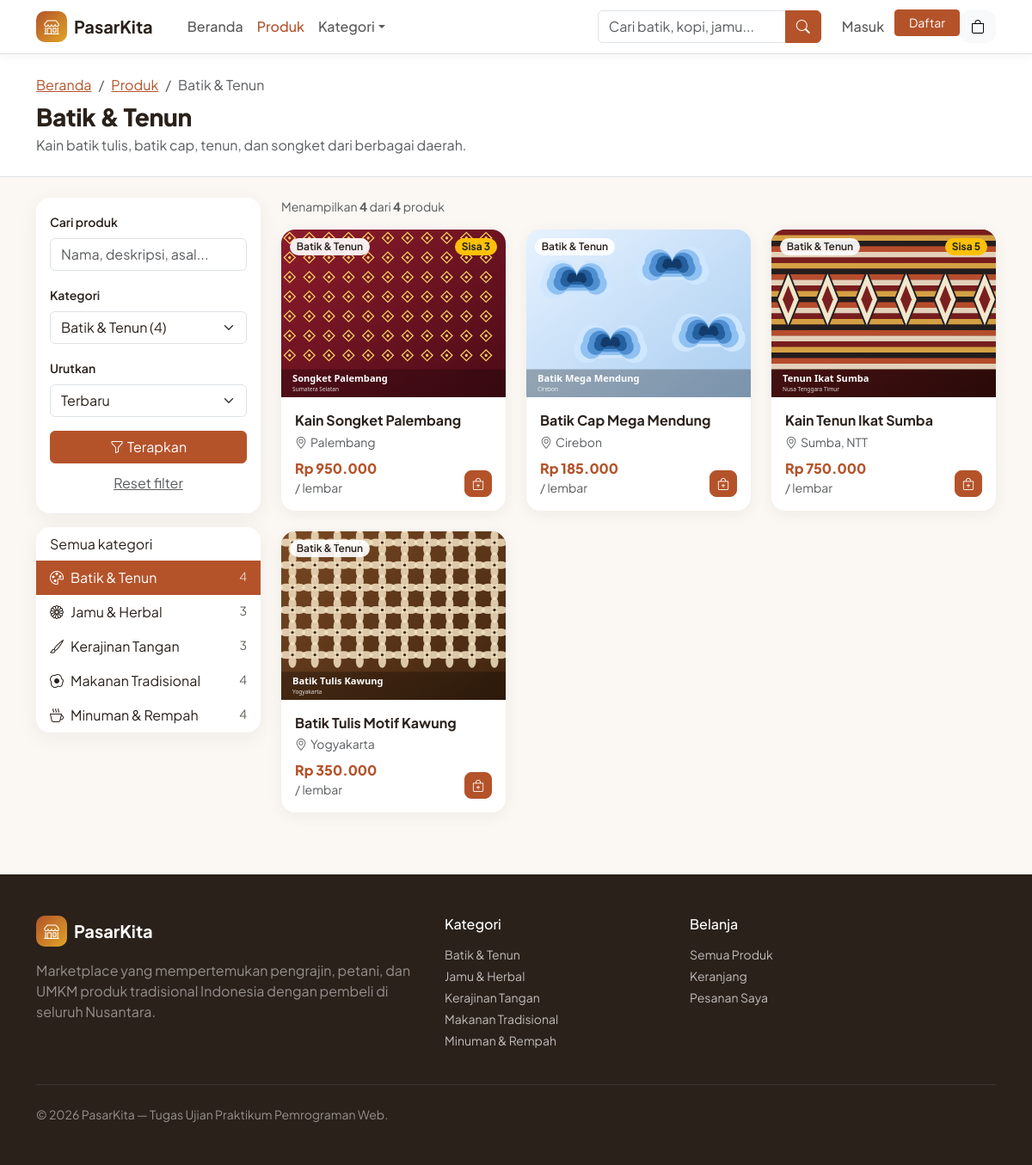
Screenshot of /products/index.php?kategori=batik-tenun with the database file from the repository.
### tables this page shows
CREATE TABLE categories (
    id          INT UNSIGNED NOT NULL AUTO_INCREMENT,
    name        VARCHAR(80)  NOT NULL,
    slug        VARCHAR(100) NOT NULL,
    description VARCHAR(255) NULL,
    icon        VARCHAR(50)  NOT NULL DEFAULT 'bi-tag',
    created_at  TIMESTAMP NOT NULL DEFAULT CURRENT_TIMESTAMP,
    PRIMARY KEY (id),
    UNIQUE KEY uq_categories_name (name),
    UNIQUE KEY uq_categories_slug (slug)
);

CREATE TABLE products (
    id           INT UNSIGNED NOT NULL AUTO_INCREMENT,
    category_id  INT UNSIGNED NOT NULL,
    name         VARCHAR(150) NOT NULL,
    slug         VARCHAR(170) NOT NULL,
    description  TEXT NOT NULL,
    price        DECIMAL(12,2) NOT NULL,
    stock        INT UNSIGNED NOT NULL DEFAULT 0,
    unit         VARCHAR(30)  NOT NULL DEFAULT 'pcs',
    origin       VARCHAR(100) NULL COMMENT 'daerah asal produk',
    seller_name  VARCHAR(100) NULL COMMENT 'nama penjual / UMKM',
    image        VARCHAR(255) NULL COMMENT 'path relatif dari root aplikasi',
    is_active    TINYINT(1) NOT NULL DEFAULT 1,
    created_at   TIMESTAMP NOT NULL DEFAULT CURRENT_TIMESTAMP,
    updated_at   TIMESTAMP NOT NULL DEFAULT CURRENT_TIMESTAMP ON UPDATE CURRENT_TIMESTAMP,
    PRIMARY KEY (id),
    UNIQUE KEY uq_products_slug (slug),
    KEY idx_products_category (category_id),
    KEY idx_products_name (name),
    KEY idx_products_active_created (is_active, created_at),
    CONSTRAINT fk_products_category FOREIGN KEY (category_id)
        REFERENCES categories (id) ON UPDATE CASCADE ON DELETE RESTRICT,
    CONSTRAINT chk_products_price CHECK (price >= 0),
    CONSTRAINT chk_products_stock CHECK (stock >= 0),
    CONSTRAINT chk_products_active CHECK (is_active IN (0,1))
);

### includes/functions.php (called while the page is built, shortened)
<?php
function e($value): string
{
    return htmlspecialchars((string) ($value ?? ''), ENT_QUOTES | ENT_SUBSTITUTE, 'UTF-8');
}
function config(string $key, $default = null)
{
    $value = $GLOBALS['config'];
    foreach (explode('.', $key) as $part) {
        $value = $value[$part];
    }
    return $value;
}
function url(string $path = ''): string
{
    return BASE_URL . '/' . ltrim($path, '/');
}
function rupiah($amount): string
{
    return 'Rp ' . number_format((float) $amount, 0, ',', '.');
}
function product_image_url(?string $image): string
{
    return url($image);
}
function input_int($value, int $default = 0): int
{
    if (is_string($value) && preg_match('/^\d{1,9}$/', $value)) {
        return (int) $value;
    }
    return $default;
}
function all_categories(): array
{
    static $cache = null;
    if ($cache === null) {
        $cache = db_fetch_all('SELECT c.id, c.name, c.slug, c.icon, c.description,
                (SELECT COUNT(*) FROM products p WHERE p.category_id = c.id AND p.is_active = 1) AS product_count
            FROM categories c ORDER BY c.name');
    }
    return $cache;
}

### includes/db.php (called while the page is built, shortened)
<?php
function db(): mysqli
{
    static $conn = null;
    if ($conn instanceof mysqli) {
        return $conn;
    }
    $cfg = $GLOBALS['config']['db'];
    try {
        $conn = @new mysqli(trim($cfg['host']), trim($cfg['username']), $cfg['password'], trim($cfg['database']), (int) ($cfg['port'] ?? 3306));
        $conn->set_charset('utf8mb4');
    } catch (mysqli_sql_exception $e) {
        error_log('[PasarKita] Koneksi database gagal: ' . $e->getMessage());
        http_response_code(500);
        $msg = !empty($GLOBALS['config']['app']['debug']) ? ' (' . e($e->getMessage()) . ')' : '';
        exit('<!doctype html><meta charset="utf-8"><div style="font-family:sans-serif;max-width:600px;margin:60px auto">'
            . '<h2>Tidak dapat terhubung ke database.</h2><p>Periksa pengaturan pada config/config.php' . $msg . '</p></div>');
    }
    return $conn;
}
function db_query(string $sql, string $types = '', array $params = []): mysqli_stmt
{
    $stmt = db()->prepare($sql);
    if ($types !== '') {
        $stmt->bind_param($types, ...$params);
    }
    $stmt->execute();
    return $stmt;
}
function db_fetch_all(string $sql, string $types = '', array $params = []): array
{
    $stmt = db_query($sql, $types, $params);
    $result = $stmt->get_result();
    $rows = $result->fetch_all(MYSQLI_ASSOC);
    return $rows;
}
function db_fetch_one(string $sql, string $types = '', array $params = []): ?array
{
    $stmt = db_query($sql, $types, $params);
    $row = $stmt->get_result()->fetch_assoc();
    return $row ?: null;
}
function db_fetch_value(string $sql, string $types = '', array $params = [])
{
    $row = db_fetch_one($sql, $types, $params);
    return $row ? reset($row) : null;
}

### includes/auth.php (called while the page is built, shortened)
<?php
function current_user(): ?array
{
    static $user = false;
    if ($user !== false) {
        return $user;
    }
    $user = null;
    return $user;
}
function is_admin(): bool
{
    $u = current_user();
    return $u !== null && $u['role'] === ROLE_ADMIN;
}

### products/index.php (the view, shortened to what this page needs)
<?php
$perPage = 12;
$q = trim((string) ($_GET['q'] ?? ''));
$q = mb_substr($q, 0, 100);
$kategori = (string) ($_GET['kategori'] ?? '');
$sort = (string) ($_GET['urut'] ?? 'terbaru');
$page = max(1, input_int($_GET['page'] ?? '1', 1));
$sortOptions = [
    'terbaru' => ['Terbaru', 'p.created_at DESC, p.id DESC'],
    'termurah' => ['Harga terendah', 'p.price ASC, p.id ASC'],
    'termahal' => ['Harga tertinggi', 'p.price DESC, p.id DESC'],
    'nama' => ['Nama A-Z', 'p.name ASC'],
];
$where = ['p.is_active = 1'];
$types = '';
$params = [];
$activeCategory = null;
if ($kategori !== '') {
    $activeCategory = db_fetch_one('SELECT id, name, slug, description FROM categories WHERE slug = ?', 's', [$kategori]);
    if ($activeCategory) {
        $where[] = 'p.category_id = ?';
        $types .= 'i';
        $params[] = (int) $activeCategory['id'];
    }
}
$whereSql = implode(' AND ', $where);
$total = (int) db_fetch_value("SELECT COUNT(*) FROM products p WHERE $whereSql", $types, $params);
$totalPages = max(1, (int) ceil($total / $perPage));
$page = min($page, $totalPages);
$offset = ($page - 1) * $perPage;
$products = db_fetch_all(
    "SELECT p.*, c.name AS category_name FROM products p
     JOIN categories c ON c.id = p.category_id
     WHERE $whereSql ORDER BY {$sortOptions[$sort][1]} LIMIT ? OFFSET ?",
    $types . 'ii',
    array_merge($params, [$perPage, $offset])
);
require __DIR__ . '/../includes/header.php';
?>
<div class="bg-white border-bottom mb-4">
    <div class="container py-4">
        <nav aria-label="breadcrumb">
            <ol class="breadcrumb small mb-2">
                <li class="breadcrumb-item"><a href="<?= e(url('index.php')) ?>">Beranda</a></li>
                <li class="breadcrumb-item <?= $activeCategory ? '' : 'active' ?>"><?php if ($activeCategory): ?><a href="<?= e(url('products/index.php')) ?>">Produk</a><?php else: ?>Produk<?php endif; ?></li>
                <?php if ($activeCategory): ?><li class="breadcrumb-item active"><?= e($activeCategory['name']) ?></li><?php endif; ?>
            </ol>
        </nav>
        <h1 class="h3 section-title mb-1"><?= e($activeCategory['name'] ?? 'Semua Produk') ?></h1>
        <p class="text-muted mb-0"><?= e($activeCategory['description'] ?? 'Produk tradisional pilihan dari berbagai daerah di Indonesia.') ?></p>
    </div>
</div>
<div class="container">
    <div class="row g-4">
        <aside class="col-lg-3">
            <form method="get" action="<?= e(url('products/index.php')) ?>" class="card-soft bg-white p-3">
                <label for="q" class="form-label fw-semibold small">Cari produk</label>
                <input type="search" class="form-control mb-3" id="q" name="q" value="<?= e($q) ?>" placeholder="Nama, deskripsi, asal..." maxlength="100">
                <label for="kategori" class="form-label fw-semibold small">Kategori</label>
                <select class="form-select mb-3" id="kategori" name="kategori">
                    <?php foreach (all_categories() as $cat): ?>
                        <option value="<?= e($cat['slug']) ?>" <?= ($activeCategory['slug'] ?? '') === $cat['slug'] ? 'selected' : '' ?>><?= e($cat['name']) ?> (<?= (int) $cat['product_count'] ?>)</option>
                    <?php endforeach; ?>
                </select>
                <label for="urut" class="form-label fw-semibold small">Urutkan</label>
                <select class="form-select mb-3" id="urut" name="urut">
                    <?php foreach ($sortOptions as $key => [$label]): ?>
                        <option value="<?= e($key) ?>" <?= $sort === $key ? 'selected' : '' ?>><?= e($label) ?></option>
                    <?php endforeach; ?>
                </select>
                <button class="btn btn-brand w-100" type="submit"><i class="bi bi-funnel me-1"></i>Terapkan</button>
                <?php if ($q !== '' || $activeCategory || $sort !== 'terbaru'): ?>
                    <a href="<?= e(url('products/index.php')) ?>" class="btn btn-link w-100 mt-1 text-muted">Reset filter</a>
                <?php endif; ?>
            </form>
            <div class="d-none d-lg-block mt-3">
                <div class="list-group card-soft overflow-hidden">
                    <a href="<?= e(url('products/index.php')) ?>" class="list-group-item list-group-item-action border-0 <?= !$activeCategory ? 'active bg-brand' : '' ?>">Semua kategori</a>
                    <?php foreach (all_categories() as $cat): ?>
                        <a href="<?= e(url('products/index.php?kategori=' . urlencode($cat['slug']))) ?>" class="list-group-item list-group-item-action border-0 d-flex justify-content-between <?= ($activeCategory['slug'] ?? '') === $cat['slug'] ? 'active bg-brand' : '' ?>">
                            <span><i class="bi <?= e($cat['icon']) ?> me-2"></i><?= e($cat['name']) ?></span>
                            <span class="small opacity-75"><?= (int) $cat['product_count'] ?></span>
                        </a>
                    <?php endforeach; ?>
                </div>
            </div>
        </aside>
        <section class="col-lg-9">
            <div class="d-flex justify-content-between align-items-center mb-3">
                <p class="mb-0 text-muted small">
                    Menampilkan <strong><?= count($products) ?></strong> dari <strong><?= $total ?></strong> produk
                </p>
            </div>
            <?php if ($products): ?>
                <div class="row g-3 g-lg-4">
                    <?php foreach ($products as $p): ?>
                        <div class="col-6 col-md-4"><?php require __DIR__ . '/../includes/product_card.php'; ?></div>
                    <?php endforeach; ?>
                </div>
            <?php endif; ?>
        </section>
    </div>
</div>
<?php require __DIR__ . '/../includes/footer.php'; ?>

### includes/product_card.php (shortened to what this page needs)
<?php
$detailUrl = url('products/detail.php?slug=' . urlencode($p['slug']));
$stock = (int) $p['stock'];
?>
<div class="product-card d-flex flex-column">
    <a href="<?= e($detailUrl) ?>" class="thumb d-block">
        <img src="<?= e(product_image_url($p['image'])) ?>" alt="<?= e($p['name']) ?>" loading="lazy">
        <span class="badge badge-cat rounded-pill"><?= e($p['category_name']) ?></span>
        <?php if ($stock === 0): ?>
            <span class="badge badge-stock bg-secondary rounded-pill">Stok habis</span>
        <?php elseif ($stock <= 5): ?>
            <span class="badge badge-stock bg-warning text-dark rounded-pill">Sisa <?= $stock ?></span>
        <?php endif; ?>
    </a>
    <div class="p-3 d-flex flex-column flex-grow-1">
        <a href="<?= e($detailUrl) ?>" class="title mb-1"><?= e($p['name']) ?></a>
        <div class="small text-muted mb-2"><i class="bi bi-geo-alt me-1"></i><?= e($p['origin'] ?: '-') ?></div>
        <div class="mt-auto d-flex align-items-end justify-content-between gap-2">
            <div>
                <div class="price fs-6"><?= rupiah($p['price']) ?></div>
                <div class="small text-muted">/ <?= e($p['unit']) ?></div>
            </div>
            <?php if (!is_admin()): ?>
            <form action="<?= e(url('cart/add.php')) ?>" method="post" class="m-0">
                <button type="submit" class="btn btn-brand btn-sm rounded-3" <?= $stock === 0 ? 'disabled' : '' ?> aria-label="Tambah <?= e($p['name']) ?> ke keranjang" title="Tambah ke keranjang">
                    <i class="bi bi-bag-plus"></i>
                </button>
            </form>
            <?php endif; ?>
        </div>
    </div>
</div>

### includes/footer.php (shortened to what this page needs)
</main>
<footer class="site-footer mt-5">
    <div class="container py-5">
        <div class="row g-4">
            <div class="col-lg-5">
                <a class="d-flex align-items-center gap-2 text-white text-decoration-none mb-3" href="<?= e(url('index.php')) ?>">
                    <span class="brand-mark"><i class="bi bi-shop"></i></span>
                    <span class="fw-bold fs-5"><?= e(config('app.name', 'PasarKita')) ?></span>
                </a>
                <p class="text-white-50 mb-0">Marketplace yang mempertemukan pengrajin, petani, dan UMKM produk tradisional Indonesia dengan pembeli di seluruh Nusantara.</p>
            </div>
            <div class="col-6 col-lg-3">
                <h6 class="text-white mb-3">Kategori</h6>
                <ul class="list-unstyled small">
                    <?php foreach (all_categories() as $cat): ?>
                        <li class="mb-1"><a href="<?= e(url('products/index.php?kategori=' . urlencode($cat['slug']))) ?>"><?= e($cat['name']) ?></a></li>
                    <?php endforeach; ?>
                </ul>
            </div>
            <div class="col-6 col-lg-4">
                <h6 class="text-white mb-3">Belanja</h6>
                <ul class="list-unstyled small">
                    <li class="mb-1"><a href="<?= e(url('products/index.php')) ?>">Semua Produk</a></li>
                    <li class="mb-1"><a href="<?= e(url('cart/index.php')) ?>">Keranjang</a></li>
                    <li class="mb-1"><a href="<?= e(url('account/orders.php')) ?>">Pesanan Saya</a></li>
                </ul>
            </div>
        </div>
        <hr class="border-secondary my-4">
        <p class="small text-white-50 mb-0">&copy; <?= date('Y') ?> <?= e(config('app.name', 'PasarKita')) ?> &mdash; Tugas Ujian Praktikum Pemrograman Web.</p>
    </div>
</footer>
</body>
</html>

### assets/css/style.css (style rules this page uses)
:root { --pk-brand: #b4532a; --pk-brand-dark: #8f3f1d; --pk-brand-soft: #fbeee6; --pk-accent: #e0a526; --pk-green: #3f7d4e; --pk-ink: #2a211b; --pk-muted: #7a6e66; --pk-bg: #fbf8f4; --pk-radius: 16px; --bs-body-font-family: "Plus Jakarta Sans", system-ui, -apple-system, "Segoe UI", Roboto, sans-serif; --bs-body-color: var(--pk-ink); --bs-link-color: var(--pk-brand); --bs-link-hover-color: var(--pk-brand-dark); --bs-link-color-rgb: 180, 83, 42; }
body { background: var(--pk-bg); }
.bg-brand { background-color: var(--pk-brand) !important; }
.btn-brand { --bs-btn-color: #fff; --bs-btn-bg: var(--pk-brand); --bs-btn-border-color: var(--pk-brand); --bs-btn-hover-color: #fff; --bs-btn-hover-bg: var(--pk-brand-dark); --bs-btn-hover-border-color: var(--pk-brand-dark); --bs-btn-active-bg: var(--pk-brand-dark); --bs-btn-active-border-color: var(--pk-brand-dark); --bs-btn-disabled-bg: #c9a08c; --bs-btn-disabled-border-color: #c9a08c; --bs-btn-focus-shadow-rgb: 180, 83, 42; }
.brand-mark { width: 36px; height: 36px; border-radius: 10px; display: inline-flex; align-items: center; justify-content: center; background: linear-gradient(135deg, var(--pk-brand), var(--pk-accent)); color: #fff; font-size: 1.1rem; }
.section-title { font-weight: 800; letter-spacing: -.01em; }
.card-soft { border: 0; border-radius: var(--pk-radius); box-shadow: 0 6px 24px rgba(42, 33, 27, .06); }
.product-card { border: 0; border-radius: var(--pk-radius); overflow: hidden; background: #fff; box-shadow: 0 4px 18px rgba(42, 33, 27, .06); transition: transform .2s, box-shadow .2s; height: 100%; }
.product-card .thumb { aspect-ratio: 4 / 3; overflow: hidden; background: #f1ece4; position: relative; }
.product-card .thumb img { width: 100%; height: 100%; object-fit: cover; transition: transform .3s; }
.product-card .badge-cat { position: absolute; top: 10px; left: 10px; background: rgba(255, 255, 255, .92); color: var(--pk-ink); font-weight: 600; }
.product-card .badge-stock { position: absolute; top: 10px; right: 10px; }
.product-card .title { font-weight: 700; font-size: 1rem; line-height: 1.35; color: var(--pk-ink); text-decoration: none; }
.price { color: var(--pk-brand); font-weight: 800; }
.site-footer { background: #2a211b; }
.site-footer a { color: rgba(255, 255, 255, .7); text-decoration: none; }

### rows the page displays
categories: name "Batik & Tenun", description "Kain batik tulis, batik cap, tenun, dan songket dari berbagai daerah.", product_count "4"
categories: name "Jamu & Herbal", product_count "3"
categories: name "Kerajinan Tangan", product_count "3"
categories: name "Makanan Tradisional", product_count "4"
categories: name "Minuman & Rempah", product_count "4"
products: image (picture), category.name "Batik & Tenun", stock "3", name "Kain Songket Palembang", origin "Palembang", price "Rp 950.000", unit "lembar"
products: image (picture), category.name "Batik & Tenun", name "Batik Cap Mega Mendung", origin "Cirebon", price "Rp 185.000", unit "lembar"
products: image (picture), category.name "Batik & Tenun", stock "5", name "Kain Tenun Ikat Sumba", origin "Sumba, NTT", price "Rp 750.000", unit "lembar"
products: image (picture), category.name "Batik & Tenun", name "Batik Tulis Motif Kawung", origin "Yogyakarta", price "Rp 350.000", unit "lembar"

### other values shown
$appName "PasarKita"
count($products) "4"
$total "4"
config('app.name', 'PasarKita') "PasarKita"
form field kategori "Batik & Tenun (4)"
form field urut "Terbaru"
